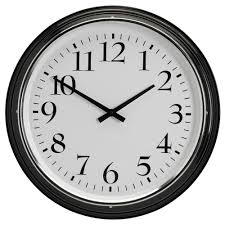
#> input picture clock_algo/clocks/clock2.png, 225 x 225 px
$ jupyter execute --allow-errors 'digit detection pipeline.ipynb'   (shell and % lines are left out)   (older library calls are emulated)
#> lines starting #> are read from the running program, lines starting #| are printed output that depends on the picture; after the words box and inside, x2 and y2 are one past the last pixel; in counts of white or black regions, pixels touching at a corner belong together; long printed decimals are rounded
### clock_algo/image_util.py

import torch.nn as nn
from torchvision.datasets import SVHN
from torchvision import transforms
from torch.utils.data import Dataset
from torch.utils.data import DataLoader
from torch.nn import CrossEntropyLoss
from torch.autograd import Variable
import torch.nn.functional as F
from torch import optim, save, load, from_numpy
import numpy as np

import cv2 as cv
import os

import torch.nn.functional as F

class Net(nn.Module):
    # [23 lines left out: functions __init__, forward, num_flat_features, not called in this run]


from PIL import Image, ImageOps
def pad_img(img):
    desired_sz = 32
    w, h = img.size
    resize_ratio = desired_sz * 1.0 / max(w, h)
    img = img.resize((int(w*resize_ratio), int(h*resize_ratio)))

    #pad image to make 32x32
    w, h = img.size
    delta_w = desired_sz - w
    delta_h = desired_sz - h
    padding = (delta_w//2, delta_h//2, delta_w-(delta_w//2), delta_h-(delta_h//2))
    return ImageOps.expand(
        img,
        padding
    )

def proc_fn(x):
    return transforms.Normalize([0.5], [0.5])(transforms.ToTensor()(x.convert('L')))

def preproc_pil_img(img):
    # gray, norm, tensor
    return proc_fn(pad_img(img))

# [5 lines left out: function file2tensor, not called in this run]

def cv2tensor(img):
    if len(img.shape) > 2:
        img = cv.cvtColor(img,cv2.COLOR_BGR2RGB)
    pil_img = Image.fromarray(img)
    aa = preproc_pil_img(pil_img)
    c, w, h = aa.size()
    aa = aa.view((1, c, w, h))
    return aa

def predict_image(tensor, model):
    output = model(Variable(tensor))
    return np.exp(output.data.numpy())
#     print(np.exp(output.data.numpy()))
#     return np.argmax(output.data.numpy(), axis=1)

### clock_algo/shape_context.py
import numpy as np
import cv2
import math
from scipy.spatial.distance import cdist, cosine
from scipy.optimize import linear_sum_assignment
import matplotlib.pyplot as plt


class ShapeContext(object):

    def __init__(self, nbins_r=5, nbins_theta=12, r_inner=0.1250, r_outer=2.0):
        # number of radius zones
        self.nbins_r = nbins_r
        # number of angles zones
        self.nbins_theta = nbins_theta
        # maximum and minimum radius
        self.r_inner = r_inner
        self.r_outer = r_outer

    def _hungarian(self, cost_matrix):
        """
            Here we are solving task of getting similar points from two paths
            based on their cost matrixes.
            This algorithm has dificulty O(n^3)
            return total modification cost, indexes of matched points
        """
        row_ind, col_ind = linear_sum_assignment(cost_matrix)
        total = cost_matrix[row_ind, col_ind].sum()
        indexes = zip(row_ind.tolist(), col_ind.tolist())
        return total, indexes

    def get_points_from_img(self, image, simpleto=100):
        """
            This is much faster version of getting shape points algo.
            It's based on cv2.findContours algorithm, which is basically return shape points
            ordered by curve direction. So it's gives better and faster result
        """
        if len(image.shape) > 2:
            image = cv2.cvtColor(image, cv2.COLOR_BGR2GRAY)

        cnts = cv2.findContours(image, cv2.RETR_LIST, cv2.CHAIN_APPROX_NONE)
        points = np.array(cnts[1][0]).reshape((-1, 2))
        if len(cnts[1]) > 1:
            points = np.concatenate([points, np.array(cnts[1][1]).reshape((-1, 2))], axis=0)
        points = points.tolist()
        step = (len(points) / simpleto) or 1
        points = [points[i] for i in xrange(0, len(points), step)][:simpleto]
        if len(points) < simpleto:
            points = points + [[0, 0]] * (simpleto - len(points))
        return points

    '''def get_points_from_img(self, image, threshold=50, simpleto=100, radius=2):
        """
            That is not very good algorithm of choosing path points, but it will work for our case.

            Idea of it is just to create grid and choose points that on this grid.
        """
        if len(image.shape) > 2:
            image = cv2.cvtColor(image, cv2.COLOR_BGR2GRAY)

        dst = cv2.Canny(image, threshold, threshold * 3, 3)

        py, px = np.gradient(image)
        # px, py gradients maps shape can be smaller then input image shape
        points = [index for index, val in np.ndenumerate(dst)
                  if val == 255 and index[0] < py.shape[0] and index[1] < py.shape[1]]
        h, w = image.shape

        _radius = radius
        while len(points) > simpleto:
            newpoints = points
            xr = range(0, w, _radius)
            yr = range(0, h, _radius)
            for p in points:
                if p[0] not in yr and p[1] not in xr:
                    newpoints.remove(p)
                    if len(points) <= simpleto:
                        T = np.zeros((simpleto, 1))
                        for i, (y, x) in enumerate(points):
                            radians = math.atan2(py[y, x], px[y, x])
                            T[i] = radians + 2 * math.pi * (radians < 0)
                        return points, np.asmatrix(T)
            _radius += 1

        T = np.zeros((simpleto, 1))
        for i, (y, x) in enumerate(points):
            radians = math.atan2(py[y, x], px[y, x])
            T[i] = radians + 2 * math.pi * (radians < 0)

        return points, np.asmatrix(T)'''

    def _cost(self, hi, hj):
        cost = 0
        for k in xrange(self.nbins_theta * self.nbins_r):
            if (hi[k] + hj[k]):
                cost += ((hi[k] - hj[k])**2) / (hi[k] + hj[k])

        return cost * 0.5

    def cost_by_paper(self, P, Q, qlength=None):
        p, _ = P.shape
        p2, _ = Q.shape
        d = p2
        if qlength:
            d = qlength
        C = np.zeros((p, p2))
        for i in xrange(p):
            for j in xrange(p2):
                C[i, j] = self._cost(Q[j] / d, P[i] / p)

        return C

    def compute(self, points):
        """
          Here we are computing shape context descriptor
        """
        t_points = len(points)
        # getting euclidian distance
        r_array = cdist(points, points)
        # getting two points with maximum distance to norm angle by them
        # this is needed for rotation invariant feature
        am = r_array.argmax()
        max_points = [am / t_points, am % t_points]
        # normalizing
        r_array_n = r_array / r_array.mean()
        # create log space
        r_bin_edges = np.logspace(np.log10(self.r_inner), np.log10(self.r_outer), self.nbins_r)
        r_array_q = np.zeros((t_points, t_points), dtype=int)
        # summing occurences in different log space intervals
        # logspace = [0.1250, 0.2500, 0.5000, 1.0000, 2.0000]
        # 0    1.3 -> 1 0 -> 2 0 -> 3 0 -> 4 0 -> 5 1
        # 0.43  0     0 1    0 2    1 3    2 4    3 5
        for m in xrange(self.nbins_r):
            r_array_q += (r_array_n < r_bin_edges[m])

        fz = r_array_q > 0

        # getting angles in radians
        theta_array = cdist(points, points, lambda u, v: math.atan2((v[1] - u[1]), (v[0] - u[0])))
        norm_angle = theta_array[max_points[0], max_points[1]]
        # making angles matrix rotation invariant
        theta_array = (theta_array - norm_angle * (np.ones((t_points, t_points)) - np.identity(t_points)))
        # removing all very small values because of float operation
        theta_array[np.abs(theta_array) < 1e-7] = 0

        # 2Pi shifted because we need angels in [0,2Pi]
        theta_array_2 = theta_array + 2 * math.pi * (theta_array < 0)
        # Simple Quantization
        theta_array_q = (1 + np.floor(theta_array_2 / (2 * math.pi / self.nbins_theta))).astype(int)

        # building point descriptor based on angle and distance
        nbins = self.nbins_theta * self.nbins_r
        descriptor = np.zeros((t_points, nbins))
        for i in xrange(t_points):
            sn = np.zeros((self.nbins_r, self.nbins_theta))
            for j in xrange(t_points):
                if (fz[i, j]):
                    sn[r_array_q[i, j] - 1, theta_array_q[i, j] - 1] += 1
            descriptor[i] = sn.reshape(nbins)

        return descriptor

    # [8 lines left out: function cosine_diff, not called in this run]

    def diff(self, P, Q, qlength=None):
        """
            More precise but not very speed efficient diff.

            if Q is generalized shape context then it compute shape match.

            if Q is r point representative shape contexts and qlength set to
            the number of points in Q then it compute fast shape match.

        """
        result = None
        C = self.cost_by_paper(P, Q, qlength)

        result = self._hungarian(C)

        return result

    # [66 lines left out: function tests, not called in this run]

# [2 lines that do not run on import are left out]

### clock_algo/digit detection pipeline.ipynb
[cell 1]
import cv2
import matplotlib.pyplot as plt
import numpy as np
import sys
from collections import defaultdict

[cell 2]
# they should be already preprocessed
def gen_match_pts(hay_img, needle_img):
    sift = cv2.xfeatures2d.SIFT_create()
    kp1, des1 = sift.detectAndCompute(hay_img,None)
    kp2, des2 = sift.detectAndCompute(needle_img,None)

    bf = cv2.BFMatcher()
    matches = bf.knnMatch(des2,des1, k=3)
    # Apply ratio test
    good = []
    for pts in matches:
        good.append([x for x in pts if x.distance < pts[0].distance * 1.3])
    matched_img = cv2.drawMatchesKnn(needle_img,kp2,hay_img,kp1,good,None,flags=2)
    plt.imshow(matched_img)

    # convert raw matches into dict[kp on second img] = [dmatch]
    def extract_matches(match_list_matrix, kp_1, kp_2):
        result = defaultdict(list)
        if len(match_list_matrix):
            if isinstance(match_list_matrix[0], list):
                for dmatch_list in match_list_matrix:
                    for dmatch in dmatch_list:
                        result[kp_2[dmatch.trainIdx]].append(dmatch)
            else:
                for dmatch in match_list_matrix:
                    result[kp_2[dmatch.trainIdx]].append(dmatch)
        return result
    return extract_matches(good, kp2, kp1)

[cell 3]
hay_img = 'clocks/clock2.png'
hay_img = cv2.cvtColor(cv2.imread(hay_img), cv2.COLOR_BGR2GRAY)
#> hay_img: shape (225, 225); min 0, max 255, mean 180.6
# _,hay_img = cv2.threshold(hay_img,0,255,cv2.THRESH_BINARY+cv2.THRESH_OTSU)
hay_img = cv2.bitwise_not(hay_img)

needle_img = 'clocks/num8.png'
needle_img = cv2.cvtColor(cv2.imread(needle_img), cv2.COLOR_BGR2GRAY)
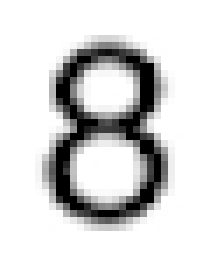
#> input picture clock_algo/clocks/num8.png, 31 x 37 px (shown 7 times larger)
#> needle_img: shape (37, 31); min 0, max 255, mean 213.8
# _,needle_img = cv2.threshold(needle_img,0,255,cv2.THRESH_BINARY+cv2.THRESH_OTSU)
needle_img = cv2.bitwise_not(needle_img)
macthed_kp_map = gen_match_pts(hay_img, needle_img)
#> in gen_match_pts, `kp1, des1 = sift.detectAndCompute(hay_img,None)`: kp1 = 147 keypoints; strongest (x, y, size): (141, 158, 2), (170, 89, 1.9), (153, 86, 2), (144, 68, 2.2)
#> in gen_match_pts, `kp2, des2 = sift.detectAndCompute(needle_img,None)`: kp2 = 24 keypoints; strongest (x, y, size): (15, 13, 4.3), (21, 28, 2), (9, 13, 2.2), (15, 24, 5.1)
#> in gen_match_pts, `matches = bf.knnMatch(des2,des1, k=3)`: matches = 24 matches
#> the loop in gen_match_pts, `for pts in matches:` made 24 passes
#> in gen_match_pts, `matched_img = cv2.drawMatchesKnn(needle_img,kp2,hay_img,kp1,good,None,..`:
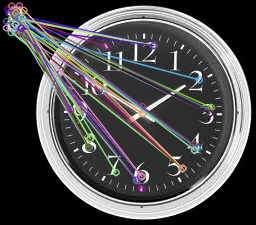
#> matched_img: shape (225, 256, 3); mean of channels 0, 1, 2 73.9, 73, 73.7; drawn as B, G, R
#> the loop in extract_matches, `for dmatch_list in match_list_matrix:` made 24 passes
#> dmatch_list on passes 1 to 12: 1 matches, 1 matches, 1 matches, 1 matches, 1 matches, 1 matches, 3 matches, 3 matches, 3 matches, 3 matches, 3 matches, 3 matches
#> macthed_kp_map = 26 items

[cell 4]
def draw_contour_bb(img, contours=None, bbs=None, color=0):
    if contours is not None:
        bbs = [cv2.boundingRect(contour) for contour in contours]
    if bbs is None:
        raise ValueError()
    cp_img = np.copy(img)
    for x, y, w, h in bbs:
        cv2.rectangle(cp_img,(x,y),(x+w,y+h),color,1)
    plt.imshow(cp_img, cmap='gray')

def get_contour_bb(bw_img):
    edges = cv2.Canny(bw_img,100,200)
    im2, contours, hierarchy = cv2.findContours(edges,cv2.RETR_TREE,cv2.CHAIN_APPROX_SIMPLE)
    return contours

[cell 5]
contours = get_contour_bb(hay_img)
#> in get_contour_bb, `edges = cv2.Canny(bw_img,100,200)`:
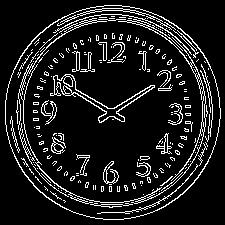
#> edges: shape (225, 225); 11.3% white in thin lines or dots
#> in get_contour_bb, `im2, contours, hierarchy = cv2.findContours(edges,cv2.RETR_TREE,cv2.CH..`: contours = 333 contours, 292 with area under 20; largest, box (x1, y1, x2, y2) and area: (5, 5, 221, 220) 36172, (5, 5, 221, 220) 36002, (50, 74, 155, 123) 866, (53, 74, 155, 123) 609, (18, 19, 206, 204) 443
draw_contour_bb(hay_img, contours, None, 255)
#> in draw_contour_bb, `bbs = [cv2.boundingRect(contour) for contour in contours]`: bbs = 333 items, first 6: (5, 5, 216, 215), (5, 5, 216, 215), (90, 203, 43, 5), (63, 200, 3, 3), (143, 194, 1, 1), (156, 193, 1, 1)
#> the loop in draw_contour_bb, `for x, y, w, h in bbs:` made 333 passes
#> after the loop in draw_contour_bb, `for x, y, w, h in bbs:`:
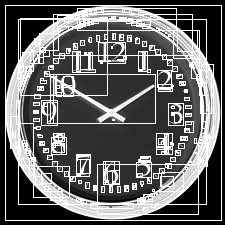
#> cp_img: shape (225, 225); min 0, max 255, mean 101.7

[cell 6]
def filter_contours_by_kp(bw_img, contours, kp):
    bb_map = defaultdict(int)
    for contour in contours:
        x,y,w,h = cv2.boundingRect(contour)
        # filter out big bb, BIG ASSUMPTION
        if max(w, h) > max(bw_img.shape) / 3:
            continue
        bb_map[(x, y, w, h)] = 0
    for good_kp in kp:
        x_, y_ = good_kp.pt
        for x, y,  w, h in bb_map:
            if x_ >= x and x_ <= x + w and y_ >= y and y_ <= y + h:
                bb_map[(x, y, w, h)] += 1
    return [k for k in bb_map if bb_map[k] > 0]

[cell 7]
# top 20 matched kp
good_matched_kp = sorted(macthed_kp_map.keys(), key=lambda x: min([dmatch.distance for dmatch in macthed_kp_map[x]]))[:20]
#> good_matched_kp = 20 keypoints; strongest (x, y, size): (75, 47, 1.8), (110, 188, 1.8), (105, 180, 2.2), (122, 45, 2.9)
candidate_bb = filter_contours_by_kp(hay_img, contours, good_matched_kp)
#> the loop in filter_contours_by_kp, `for contour in contours:` made 333 passes
#> after the loop in filter_contours_by_kp, `for contour in contours:`: bb_map = 305 items
#> the loop in filter_contours_by_kp, `for good_kp in kp:` made 20 passes
#> (good_kp, x_, y_) on passes 1 to 12: (keypoint at (151.4, 168), size 1.9, 151.4, 168), (keypoint at (122.4, 45.1), size 2.9, 122.4, 45.13), (keypoint at (57.4, 146.9), size 4, 57.38, 146.9), (keypoint at (58.6, 138.1), size 3.2, 58.61, 138.1), (keypoint at (105.1, 179.6), size 2.2, 105.1, 179.6), (keypoint at (111.1, 112.9), size 9.6, 111.1, 112.9), (keypoint at (166, 147.4), size 4.3, 166, 147.4), (keypoint at (110.2, 175.9), size 4.8, 110.2, 175.9), (keypoint at (110.2, 175.9), size 4.8, 110.2, 175.9), (keypoint at (48.7, 109), size 4.8, 48.74, 109), (keypoint at (48.7, 109), size 4.8, 48.74, 109), (keypoint at (167.9, 79.4), size 1.8, 167.9, 79.38)
#> candidate_bb = 16 items, first 6: (109, 186, 3, 6), (103, 161, 16, 23), (103, 169, 4, 13), (51, 137, 15, 17), (51, 145, 10, 9), (53, 143, 11, 9)
draw_contour_bb(hay_img, None, candidate_bb, 255)
#> call 2 of draw_contour_bb, with color = 255
#> the loop in draw_contour_bb (call 2), `for x, y, w, h in bbs:` made 16 passes
#> (x, y, w, h) on passes 1 to 12: (109, 186, 3, 6), (103, 161, 16, 23), (103, 169, 4, 13), (51, 137, 15, 17), (51, 145, 10, 9), (53, 143, 11, 9), (58, 135, 4, 5), (156, 133, 16, 21), (164, 134, 4, 19), (58, 133, 6, 8), (168, 103, 15, 22), (41, 100, 16, 25)
#> after the loop in draw_contour_bb (call 2), `for x, y, w, h in bbs:`:
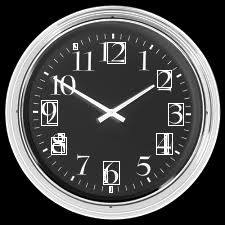
#> cp_img: shape (225, 225); min 0, max 255, mean 77.1

[cell 8]
# merge bb
# return positive number if there's overlap, o/w return negative number of their distance
def overlap_bw_segment(line1, line2):
    a1, a2 = line1
    b1, b2 = line2
    if a2 <= b1:
        return a2 - b1
    if a1 >= b2:
        return b2 - a1
    return min(a2, b2) - max(a1, b1)

def decide_merge(bb1, bb2, overlap_ratio):
    x1, y1, w1, h1 = bb1
    x2, y2, w2, h2 = bb2
    x_overlap = overlap_bw_segment((x1, x1+w1), (x2, x2+w2))
    y_overlap = overlap_bw_segment((y1, y1+h1), (y2, y2+h2))
    x_ratio = x_overlap*1.0 / min(w1, w2)
    y_ratio = y_overlap*1.0/ min(h1, h2)
    return min(x_ratio, y_ratio) >= -(1 - overlap_ratio) and max(x_ratio, y_ratio) >= overlap_ratio

def merge_two_bb(bb1, bb2):
    x1, y1, w1, h1 = bb1
    x2, y2, w2, h2 = bb2
    new_x = min(x1, x2)
    new_y = min(y1, y2)
    new_w = max(x1 + w1, x2 + w2) - new_x
    new_h = max(y1 + h1, y2 + h2) - new_y
    return new_x, new_y, new_w, new_h

def merge_bb(bb_list, overlap_ratio=0.6):
    new_bb_list = []
    while True:
        merged_idx = set()
        new_bb_list = []
        for i in range(len(bb_list)):
            if i in merged_idx: continue
            for j in range(i+1, len(bb_list)):
                if j in merged_idx: continue
                if decide_merge(bb_list[i], bb_list[j], overlap_ratio):
                    merged_idx.add(i)
                    merged_idx.add(j)
                    new_bb_list.append(merge_two_bb(bb_list[i], bb_list[j]))
                    break
        if not new_bb_list: break
        bb_list = [bb_list[i] for i in range(len(bb_list)) if i not in merged_idx] + new_bb_list
    return bb_list

[cell 9]
merged_candidate_bb = merge_bb(candidate_bb)
#> merged_candidate_bb = [(168, 103, 15, 22), (157, 70, 14, 17), (73, 43, 4, 6), (107, 42, 18, 21), (156, 133, 16, 21), (41, 100, 16, 25), (103, 161, 16, 31), (51, 133, 15, 21)]
draw_contour_bb(hay_img, None, merged_candidate_bb, 255)
#> call 3 of draw_contour_bb, with color = 255
#> the loop in draw_contour_bb (call 3), `for x, y, w, h in bbs:` made 8 passes
#> after the loop in draw_contour_bb (call 3), `for x, y, w, h in bbs:`:
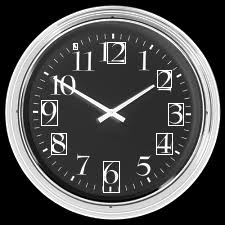
#> cp_img: shape (225, 225); min 0, max 255, mean 76.6

[cell 10]
from torch import load

from image_util import *
#> (the rest of this cell did not finish here and is left out)

[cell 11]
merged_candidate_bb.append((103, 161, 16, 21))

#> (a cell that did not finish here is left out)

[cell 13]
def draw_prediction(model, image, bb_list):
    hay_img = np.copy(image)
    for bb in bb_list:
        x, y, w, h = bb
        tensor = cv2tensor(hay_img[y:y+h, x:x+w])
        prob = predict_image(tensor, model)[0]
        if max(prob) > 0.9:
            text = '{}'.format(np.argmax(prob))
            cv2.putText(hay_img, text, (x+w, y+h), cv2.FONT_HERSHEY_COMPLEX_SMALL, 0.5, (255, 255, 255))
    plt.imshow(hay_img)
#> (the rest of this cell did not finish here and is left out)

## shape context not working well

[cell 14]
from shape_context import ShapeContext
sc = ShapeContext()
#> in __init__, `self.nbins_r = nbins_r`: self.nbins_r = 5
def compute_distance(sc, img1, img2):
    pts1 = sc.get_points_from_img(img1, simpleto=100)
    descriptor1 = sc.compute(pts1)#.flatten()
    pts2 = sc.get_points_from_img(img2, simpleto=100)
    descriptor2 = sc.compute(pts2)#.flatten()
    return sc.diff(
#         np.reshape(descriptor1, (len(descriptor1), 1)),
#         np.reshape(descriptor2, (len(descriptor1), 1)),
#         50
        descriptor1, descriptor2
    )

def find_match(hay_img, bbs, needle_img):
    min_dist, bb = 2**31, None
    for x, y, w, h in bbs:
        croped = hay_img[y:y+h, x:x+w]
        dist, _ = compute_distance(sc, croped, needle_img)
        print(dist)
        if dist < min_dist:
            min_dist, bb = dist, (x, y, w, h)
    return bb

[cell 15]
_,hay_img = cv2.threshold(hay_img,0,255,cv2.THRESH_BINARY+cv2.THRESH_OTSU)
#> hay_img: shape (225, 225); 22.7% white; 89 white regions (70 under 20 px), largest, box (x1, y1, x2, y2) and area: (5, 6, 220, 219) 9430, (51, 75, 155, 123) 727, (51, 133, 65, 153) 112
_,needle_img = cv2.threshold(needle_img,0,255,cv2.THRESH_BINARY+cv2.THRESH_OTSU)
#> needle_img: shape (37, 31); 17.3% white in thin lines or dots, all inside (x1, y1, x2, y2) = (7, 6, 24, 32)

final_bb = find_match(hay_img, merged_candidate_bb, needle_img)
#> the loop in find_match, `for x, y, w, h in bbs:` made 9 passes
#> (x, y, w, h) on pass 1: (168, 103, 15, 22)
#| 89.350
#| 91.28
#| 91.28
#| 89.350
#| 89.350
#| 89.350
#| 0.8657
#| 91.28
#> (further printed lines are left out)
#> pass 1, in compute, `r_array = cdist(points, points)`:
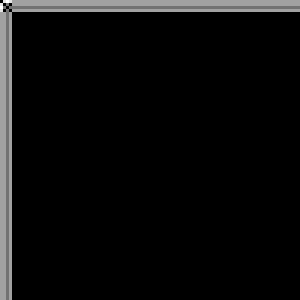
#> r_array: shape (100, 100) float64 (shown 3 times larger); min 0, max 2.24, mean 0.102; drawn with min black and max white
#> pass 1, in compute, `theta_array = cdist(points, points, lambda u, v: math.atan2((v[1] - u[..`:
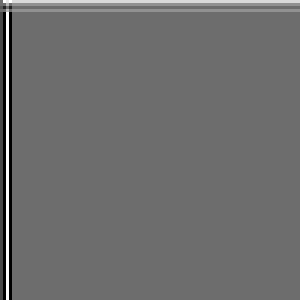
#> theta_array: shape (100, 100) float64 (shown 3 times larger); min -2.36, max 3.14, mean 0.0159; drawn with min black and max white
draw_contour_bb(hay_img, None, [final_bb], 255)
#> call 4 of draw_contour_bb, with color = 255
#> after the loop in draw_contour_bb (call 4), `for x, y, w, h in bbs:`:
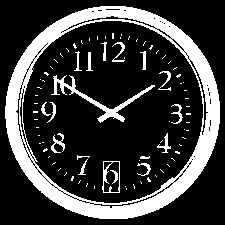
#> cp_img: shape (225, 225); 22.9% white; 86 white regions (67 under 20 px), largest, box (x1, y1, x2, y2) and area: (5, 6, 220, 219) 9430, (51, 75, 155, 123) 727, (102, 161, 120, 193) 166

[cell 16]
x, y, w, h = merged_candidate_bb[1]
croped = hay_img[y:y+h, x:x+w]
ret2,croped = cv2.threshold(croped,0,255,cv2.THRESH_BINARY+cv2.THRESH_OTSU)

pts1 = sc.get_points_from_img(croped, simpleto=500)
xs, ys = zip(*pts1)
plt.scatter(xs, ys)

[cell 17]
pts2 = sc.get_points_from_img(needle_img, simpleto=500)
xs, ys = zip(*pts2)
plt.scatter(xs, ys)

#> (a cell that did not finish here is left out)

[cell 19]
plt.imshow(croped)

[cell 20]
ret2,needle_out = cv2.threshold(needle_img,0,255,cv2.THRESH_BINARY+cv2.THRESH_OTSU)
plt.imshow(needle_out)

[cell 21]
pts1 = sc.get_points_from_img(needle_img, simpleto=50)
descriptor1 = sc.compute(pts1).flatten()
#> the loop in compute (call 19), `for m in xrange(self.nbins_r):` made 5 passes
#> after the loop in compute (call 19), `for m in xrange(self.nbins_r):`: r_array_q: shape (50, 50) int64; values 0 (black) and 5 (white), 77.9% white; 1 black region, box (x1, y1, x2, y2) and area: (0, 0, 50, 50) 552
#> in compute (call 19), `theta_array_q = (1 + np.floor(theta_array_2 / (2 * math.pi / self.nbin..`:
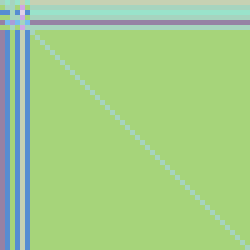
#> theta_array_q: shape (50, 50) int64 (shown 5 times larger); 10 distinct labels, from 1 to 12; one colour per label, 0 black
#> the loop in compute (call 19), `for i in xrange(t_points):` made 50 passes
